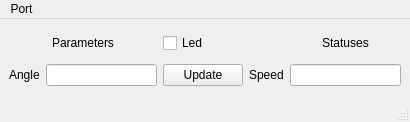
<?xml version="1.0" encoding="UTF-8"?>
<ui version="4.0">
 <class>MainWindow</class>
 <widget class="QMainWindow" name="MainWindow">
  <property name="geometry">
   <rect>
    <x>0</x>
    <y>0</y>
    <width>410</width>
    <height>122</height>
   </rect>
  </property>
  <property name="windowTitle">
   <string>Ignitor</string>
  </property>
  <property name="windowIcon">
   <iconset resource="ignitor.qrc">
    <normaloff>:/Icons/ignitor</normaloff>:/Icons/ignitor</iconset>
  </property>
  <widget class="QWidget" name="centralwidget">
   <layout class="QGridLayout" name="gridLayout">
    <item row="2" column="1">
     <widget class="QLabel" name="labelAngle">
      <property name="text">
       <string>Angle</string>
      </property>
     </widget>
    </item>
    <item row="2" column="2">
     <widget class="QLineEdit" name="lineEditAngle"/>
    </item>
    <item row="2" column="4">
     <widget class="QLabel" name="labelSpeed">
      <property name="text">
       <string>Speed</string>
      </property>
     </widget>
    </item>
    <item row="2" column="5">
     <widget class="QLineEdit" name="lineEditSpeed">
      <property name="readOnly">
       <bool>true</bool>
      </property>
     </widget>
    </item>
    <item row="1" column="1" colspan="2">
     <widget class="QLabel" name="labelParameters">
      <property name="text">
       <string>Parameters</string>
      </property>
      <property name="alignment">
       <set>Qt::AlignCenter</set>
      </property>
     </widget>
    </item>
    <item row="1" column="5">
     <widget class="QLabel" name="labelStatuses">
      <property name="text">
       <string>Statuses</string>
      </property>
      <property name="alignment">
       <set>Qt::AlignCenter</set>
      </property>
     </widget>
    </item>
    <item row="2" column="3">
     <widget class="QPushButton" name="pushButtonUpdate">
      <property name="text">
       <string>Update</string>
      </property>
     </widget>
    </item>
    <item row="1" column="3">
     <widget class="QCheckBox" name="checkBoxLed">
      <property name="text">
       <string>Led</string>
      </property>
     </widget>
    </item>
   </layout>
  </widget>
  <widget class="QMenuBar" name="menubar">
   <property name="geometry">
    <rect>
     <x>0</x>
     <y>0</y>
     <width>410</width>
     <height>25</height>
    </rect>
   </property>
   <widget class="QMenu" name="menuPort">
    <property name="title">
     <string>Port</string>
    </property>
    <addaction name="actionExit"/>
    <addaction name="separator"/>
   </widget>
   <addaction name="menuPort"/>
  </widget>
  <widget class="QStatusBar" name="statusbar"/>
  <action name="actionExit">
   <property name="text">
    <string>Exit</string>
   </property>
   <property name="shortcut">
    <string>Ctrl+Q</string>
   </property>
  </action>
 </widget>
 <resources>
  <include location="ignitor.qrc"/>
 </resources>
 <connections/>
</ui>
